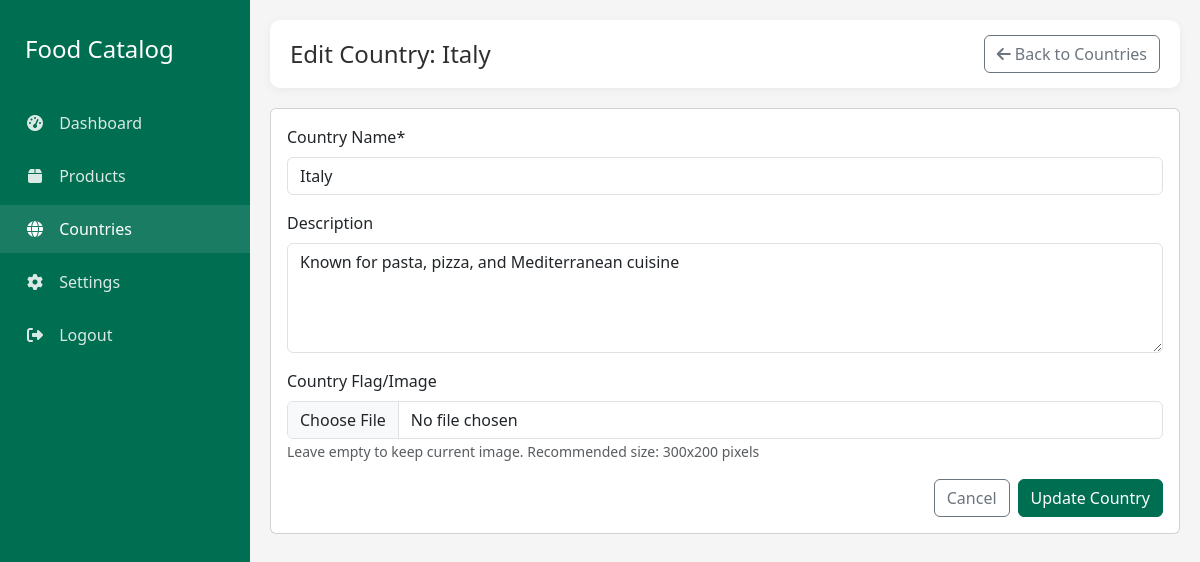
The page /admin/country-edit.php?id=1 (signed in) on the database its author committed.
### tables this page shows
CREATE TABLE IF NOT EXISTS countries (
    id INT AUTO_INCREMENT PRIMARY KEY,
    name VARCHAR(100) NOT NULL,
    image VARCHAR(255),
    description TEXT,
    created_at TIMESTAMP DEFAULT CURRENT_TIMESTAMP
);

### admin/country-edit.php (the view, shortened to what this page needs)
<?php
require_once '../includes/db.php';
$country_id = isset($_GET['id']) ? intval($_GET['id']) : 0;
$sql = "SELECT * FROM countries WHERE id = ?";
$stmt = $conn->prepare($sql);
$stmt->bind_param("i", $country_id);
$stmt->execute();
$result = $stmt->get_result();
$country = $result->fetch_assoc();
?>
<!DOCTYPE html>
<html lang="en">
<head>
    <link href="https://cdn.jsdelivr.net/npm/bootstrap@5.3.0/dist/css/bootstrap.min.css" rel="stylesheet">
    <link rel="stylesheet" href="https://cdnjs.cloudflare.com/ajax/libs/font-awesome/6.4.0/css/all.min.css">
</head>
<body>
    <div class="sidebar">
        <div class="sidebar-brand">
            <h3>Food Catalog</h3>
        </div>
        <ul class="sidebar-menu">
            <li><a href="index.php"><i class="fas fa-tachometer-alt"></i> Dashboard</a></li>
            <li><a href="products.php"><i class="fas fa-box"></i> Products</a></li>
            <li><a href="countries.php" class="active"><i class="fas fa-globe"></i> Countries</a></li>
            <li><a href="settings.php"><i class="fas fa-cog"></i> Settings</a></li>
            <li><a href="logout.php"><i class="fas fa-sign-out-alt"></i> Logout</a></li>
        </ul>
    </div>
    <div class="main-content">
        <div class="top-bar">
            <div>
                <h2>Edit Country: <?php echo htmlspecialchars($country['name']); ?></h2>
            </div>
            <div>
                <a href="countries.php" class="btn btn-outline-secondary"><i class="fas fa-arrow-left"></i> Back to Countries</a>
            </div>
        </div>
        <div class="card">
            <div class="card-body">
                <form action="" method="POST" enctype="multipart/form-data">
                    <div class="mb-3">
                        <label for="name" class="form-label">Country Name*</label>
                        <input type="text" name="name" id="name" class="form-control" required value="<?php echo htmlspecialchars($country['name']); ?>">
                    </div>
                    <div class="mb-3">
                        <label for="description" class="form-label">Description</label>
                        <textarea name="description" id="description" rows="4" class="form-control"><?php echo htmlspecialchars($country['description'] ?? ''); ?></textarea>
                    </div>
                    <div class="mb-3">
                        <label for="image" class="form-label">Country Flag/Image</label>
                        <input type="file" name="image" id="image" class="form-control" accept="image/*">
                        <small class="text-muted">Leave empty to keep current image. Recommended size: 300x200 pixels</small>
                    </div>
                    <div class="d-grid gap-2 d-md-flex justify-content-md-end">
                        <a href="countries.php" class="btn btn-outline-secondary">Cancel</a>
                        <button type="submit" class="btn btn-primary">Update Country</button>
                    </div>
                </form>
            </div>
        </div>
    </div>
</body>
</html>

### admin/country-edit.php (style rules this page uses)
:root { --primary: #006E51; --primary-dark: #00584A; --secondary: #D0104C; --light-bg: #F5F5F5; --text-dark: #2F2F2F; }
body { background-color: var(--light-bg); font-family: 'Segoe UI', Tahoma, Geneva, Verdana, sans-serif; }
.sidebar { background: var(--primary); color: white; min-height: 100vh; position: fixed; top: 0; left: 0; width: 250px; z-index: 1000; padding-top: 20px; transition: all 0.3s; }
.sidebar-brand { padding: 15px 25px; margin-bottom: 20px; }
.sidebar-brand h3 { font-size: 1.5rem; margin: 0; }
.sidebar-menu { padding: 0; list-style: none; }
.sidebar-menu > li { margin-bottom: 5px; }
.sidebar-menu > li > a { display: block; padding: 12px 25px; color: rgba(255, 255, 255, 0.85); text-decoration: none; transition: all 0.3s; }
.sidebar-menu > li > a:hover, .sidebar-menu > li > a.active { color: white; background: rgba(255, 255, 255, 0.1); }
.sidebar-menu > li > a > i { margin-right: 10px; width: 20px; text-align: center; }
.main-content { margin-left: 250px; padding: 20px; transition: all 0.3s; }
.top-bar { background: white; padding: 15px 20px; border-radius: 10px; display: flex; align-items: center; justify-content: space-between; margin-bottom: 20px; box-shadow: 0 2px 10px rgba(0,0,0,0.05); }
.top-bar h2 { margin: 0; color: var(--text-dark); font-size: 1.5rem; }
.btn-primary { background-color: var(--primary); border-color: var(--primary); }

### rows shown on the page
countries: name "Italy", description "Known for pasta, pizza, and Mediterranean cuisine"
